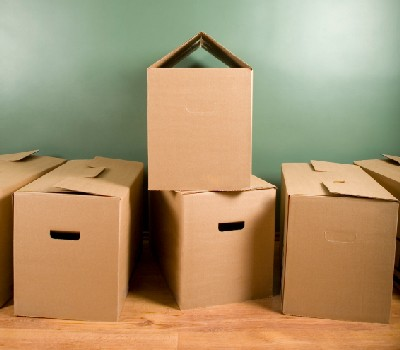
#> input picture EdgeDetection/img0.jpg, 400 x 350 px, found by its file name
$ jupyter execute Assignment1.ipynb
#> lines starting #> are read from the running program, lines starting #| are printed output that depends on the picture
<a href="https://colab.research.google.com/github/BrijPatel15/Vision/blob/master/Assignment1.ipynb" target="_parent"></a>

# Run instructions
Since I was not able to get OpenCV working on my computer I used google colab. To get this working you need to go to the 'Files' section in the side navigation menu. Next click on the "Upload" button and upload an image called "img0.jpg" once you have the image you can just run all the blocks to get outputs of the images"

[cell 1]
#Solution for the Edge detection

import numpy as np
import math
import cv2
from google.colab.patches import cv2_imshow

def gaussianKernel(sigma, img):
    size = 2 * math.ceil(3 * sigma) + 1
    x, y = np.mgrid[-size:size + 1, -size:size + 1]
    normal = 1 / (2.0 * np.pi * sigma ** 2)
    gaussian = np.exp(-((x ** 2 + y ** 2) / (2.0 * sigma ** 2))) * normal
    # res = np.convolve(img, gaussian)
    res = conv2d(img, gaussian)
    return res

def conv2d(a,f):
    s = f.shape + tuple(np.subtract(a.shape, f.shape) + 1)
    strd = np.lib.stride_tricks.as_strided
    subM = strd(a, shape = s, strides = a.strides * 2)
    return np.einsum('ij,ijkl->kl', f, subM)

def createSobelFilters(img):
    x = np.array([[-1, 0, 1], [-2, 0, 2], [-1, 0, 1]], np.float32)
    y = np.array([[1, 2, 1], [0, 0, 0], [-1, -2, -1]], np.float32)
    Ix = conv2d(img, x)
    Iy = conv2d(img, y)
    # res = np.sqrt(Ix ** 2 + Iy ** 2)
    res = np.hypot(Ix, Iy)
    res = res / res.max() * 255
    angle = np.arctan2(Iy, Ix)
    return res, angle


def nonMaxSuppression(img, theta):
    M, N = img.shape
    Z = np.zeros((M, N), dtype=np.int32)
    angle = theta * 180. / np.pi
    for a in angle:
      for val in a:
        if val < 0:
          val = val + 180
    for i in range(1, M - 1):
        for j in range(1, N - 1):
            try:
                neighbour1 = 255
                neighbour2 = 255
                # angle 0
                if 0 <= angle[i, j] < 22.5 or 157.5 <= angle[i, j] <= 180:
                    neighbour1 = img[i, j + 1]
                    neighbour2 = img[i, j - 1]
                # angle 45
                elif 22.5 <= angle[i, j] < 67.5:
                    neighbour1 = img[i + 1, j - 1]
                    neighbour2 = img[i - 1, j + 1]
                # angle 90
                elif 67.5 <= angle[i, j] < 112.5:
                    neighbour1 = img[i + 1, j]
                    neighbour2 = img[i - 1, j]
                # angle 135
                elif 112.5 <= angle[i, j] < 157.5:
                    neighbour1 = img[i - 1, j - 1]
                    neighbour2 = img[i + 1, j + 1]

                if img[i, j] >= neighbour1 and img[i, j] >= neighbour2:
                    Z[i, j] = img[i, j]
                else:
                    Z[i, j] = 0
            except:
                pass
    return Z


def myEdgeDetector(img0, sigma):
#> called with img0 = 'img0.jpg', sigma = 3
    img = cv2.imread(img0)
#> img is the input picture: shape (350, 400, 3); mean B, G, R 110, 147.3, 171.7
    gray = cv2.cvtColor(img, cv2.COLOR_BGR2GRAY)
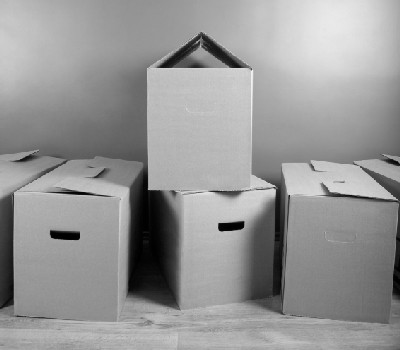
#> gray: shape (350, 400); min 0, max 243, mean 150.3
    imgSmoothed = gaussianKernel(sigma, gray)
#> in conv2d, `return np.einsum('ij,ijkl->kl', f, subM)`:
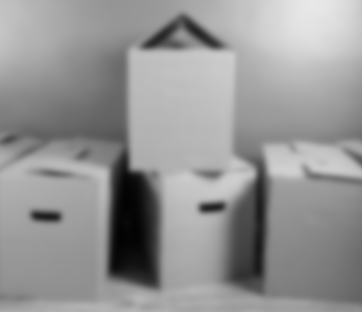
#> returned value: shape (312, 362) float64; min 2.64, max 232.3, mean 149.3
    cv2_imshow(imgSmoothed)
    sobelMat, theta = createSobelFilters(imgSmoothed)
#> in conv2d (call 2), `return np.einsum('ij,ijkl->kl', f, subM)`:
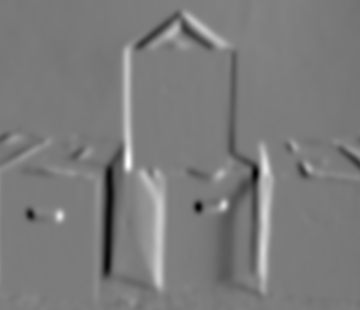
#> returned value: shape (310, 360) float64; min -154.7, max 162.5, mean -0.4; drawn with min black and max white
#> in conv2d (call 3), `return np.einsum('ij,ijkl->kl', f, subM)`:
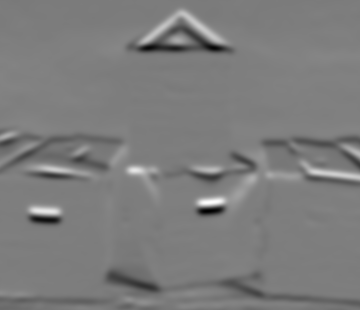
#> returned value: shape (310, 360) float64; min -182.9, max 192.1, mean 0.5; drawn with min black and max white
#> in createSobelFilters, `res = np.hypot(Ix, Iy)`:
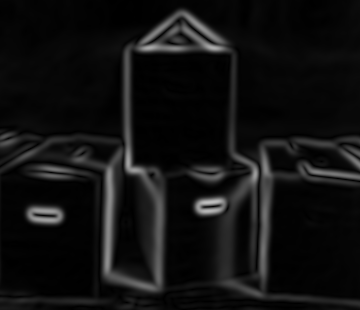
#> res: shape (310, 360) float64; min 0.0185, max 192.5, mean 17.5
#> in createSobelFilters, `res = res / res.max() * 255`:
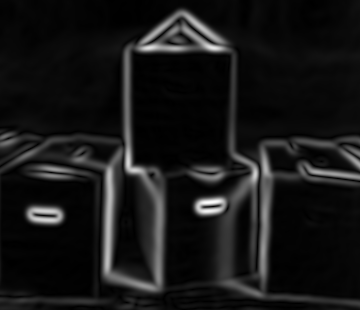
#> res: shape (310, 360) float64; min 0.0245, max 255, mean 23.2
#> in createSobelFilters, `angle = np.arctan2(Iy, Ix)`:
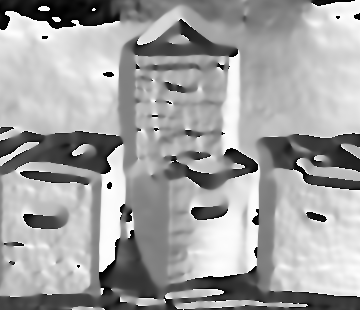
#> angle: shape (310, 360) float64; min -3.14, max 3.14, mean 0.856; drawn with min black and max white
    cv2_imshow(sobelMat)
    nonMaxImg = nonMaxSuppression(sobelMat, theta)
#> after the loop in nonMaxSuppression, `for a in angle:`: val = 64.9
#> after the loop in nonMaxSuppression, `for i in range(1, M - 1):`:
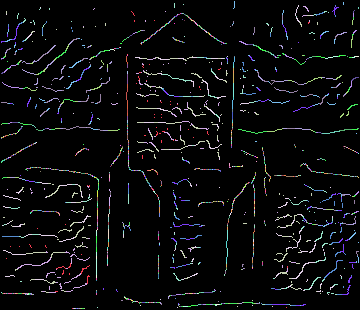
#> Z: shape (310, 360) int32; 226 distinct labels, from 0 to 255; one colour per label, 0 black
    cv2_imshow(nonMaxImg)
    return nonMaxImg


myEdgeDetector("img0.jpg", 3)

$ run again, with EdgeDetection/high.jpg copied over EdgeDetection/img0.jpg
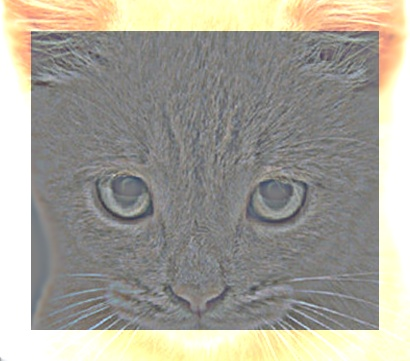
#> input picture EdgeDetection/high.jpg, 410 x 361 px, found by its file name
#> in myEdgeDetector, img is the input picture: shape (361, 410, 3); mean B, G, R 152.4, 162.3, 165.1
#> in createSobelFilters, `angle = np.arctan2(Iy, Ix)`:
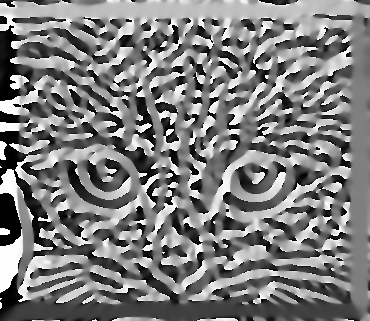
#> angle: shape (321, 370) float64; min -3.14, max 3.14, mean -0.0359; drawn with min black and max white
#> after the loop in nonMaxSuppression, `for a in angle:`: val = 41.24
#> after the loop in nonMaxSuppression, `for i in range(1, M - 1):`:
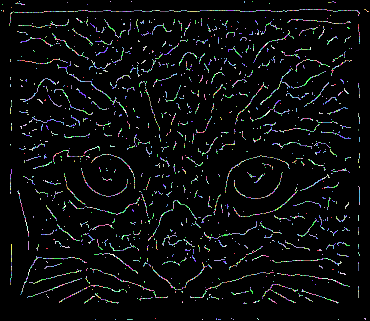
#> Z: shape (321, 370) int32; 236 distinct labels, from 0 to 255; one colour per label, 0 black

$ run again, with EdgeDetection/low.jpg copied over EdgeDetection/img0.jpg
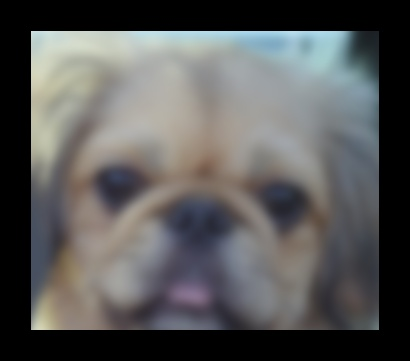
#> input picture EdgeDetection/low.jpg, 410 x 361 px, found by its file name
#> in myEdgeDetector, img is the input picture: shape (361, 410, 3); mean B, G, R 88.5, 88.8, 88.8
#> in createSobelFilters, `angle = np.arctan2(Iy, Ix)`:
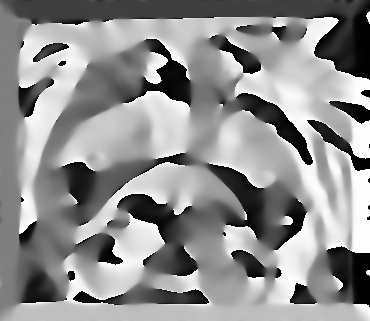
#> angle: shape (321, 370) float64; min -3.14, max 3.14, mean 0.407; drawn with min black and max white
#> after the loop in nonMaxSuppression, `for a in angle:`: val = 137.8
#> after the loop in nonMaxSuppression, `for i in range(1, M - 1):`:
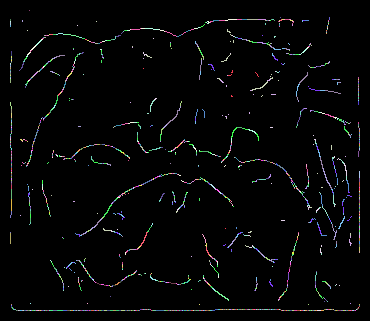
#> Z: shape (321, 370) int32; 226 distinct labels, from 0 to 255; one colour per label, 0 black
